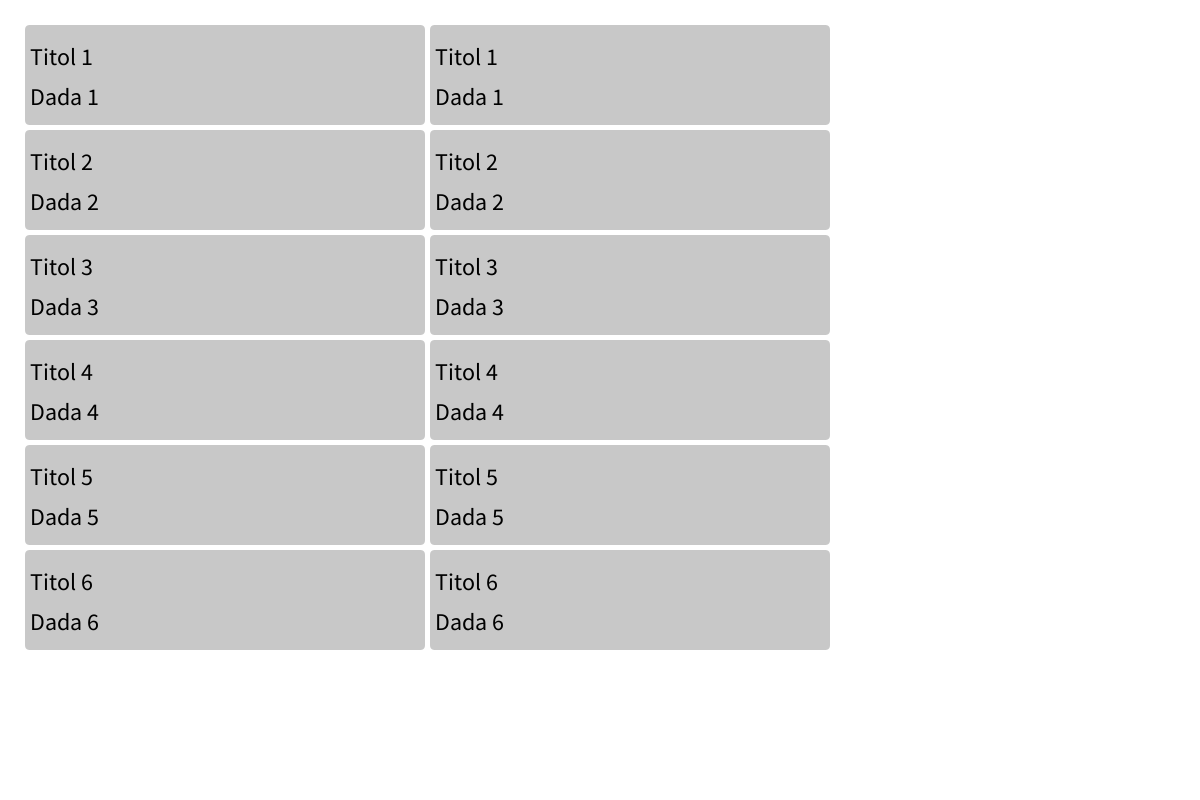
Frame 1 (no input)
Frame 60 (the mouse pressed at the canvas centre just before this capture): identical to frame 1, image omitted
Frame 120 (the mouse held since frame 60 and released just before this capture): identical to frame 1, image omitted

The Processing sketch that drew this single still picture (run headless with seeded random() and noise(); from frame 60 on, the mouse is pressed at the canvas centre):

// Processing sketch: tableLabels
// ── tableLabels.pde

TableLabel t;

String[][] info = { {"Titol 1", "Dada 1" }, {"Titol 1", "Dada 1" },
                    {"Titol 2", "Dada 2" }, {"Titol 2", "Dada 2" },
                    {"Titol 3", "Dada 3" }, {"Titol 3", "Dada 3" },
                    {"Titol 4", "Dada 4" }, {"Titol 4", "Dada 4" },
                    {"Titol 5", "Dada 5" }, {"Titol 5", "Dada 5" },
                    {"Titol 6", "Dada 6" }, {"Titol 6", "Dada 6" },
                  };

void setup(){
  size(1200, 800);
  t = new TableLabel(12);
  t.setLabelsInfo(info);
}


void draw(){
  background(255);
  t.display(25, 25, 800,600);  
  
}

// ── Label.pde

class Label {
  
  String info1, info2;
  
  Label(String info1, String info2){
    this.info1 = info1;
    this.info2 = info2;
  }
  
  void display(int x, int y, int w, int h){
    
    fill(200); noStroke();
    rect(x, y, w, h, 5);
    
    fill(0); textSize(24);
    text(this.info1, x + 5, y + 40);
    text(this.info2, x + 5, y + 80);
    
  }
  
  
  
}

// ── TableLabel.pde
class TableLabel {
 
  int numRows;
  Label[] labels;
  
  TableLabel(int nr){
    this.numRows = nr;
    this.labels = new Label[nr];
  }
  
  void setLabelsInfo(String[][] info){
    for(int i=0; i<info.length; i++){
      this.labels[i] = new Label(info[i][0], info[i][1]);
    }
  }
  
  void display(int x, int y, int w, int h){
    for(int i=0; i<labels.length; i++){
      int px = x + ((i%2==0)? 0 : w/2 + 5);
      int py = y + (i/2)* (h/6 +5);
      labels[i].display(px, py, w/2, h/6);
    }
    
  }
  
}
